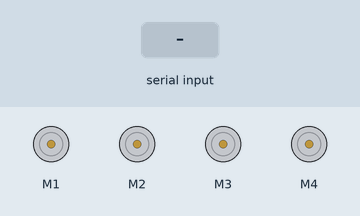
Recording of a sketch running on a simulated Arduino Uno, built with avr-gcc and run on an emulated ATmega328P. Shown: 4 × DC motor (green arrow = forward, orange = backward, longer = faster). The test bench sets the inputs (shaded band).

Above: at 1.2 s.
1.3 s: "F" received over Serial
At 1.9 s:
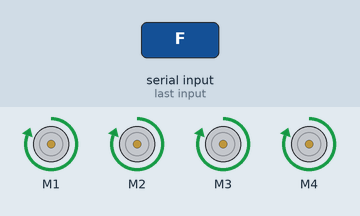
2.8 s: "B" received over Serial
At 4.0 s:
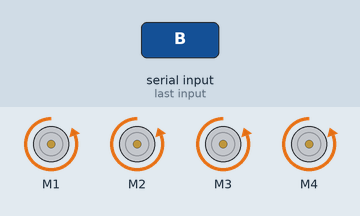
4.3 s: "L" received over Serial
At 5.3 s:
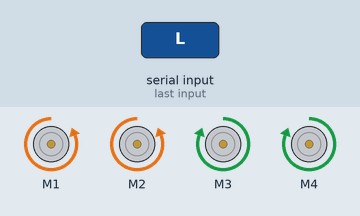
5.8 s: "R" received over Serial
At 6.5 s:
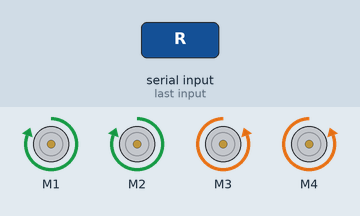
7.3 s: "1" received over Serial
At 7.6 s:
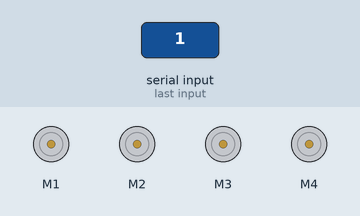
8.8 s: "F" received over Serial
At 10.0 s:
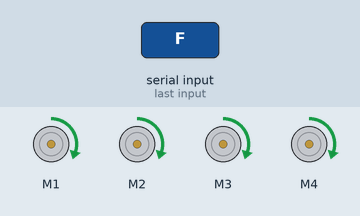
Timing chart, 0 to 11.3 s (numbered marks = the images above; inputs shaded):
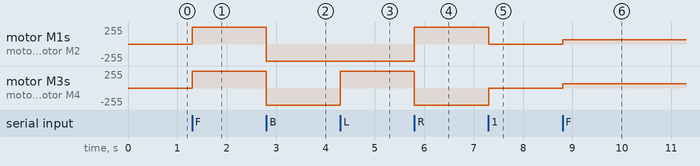

The sketch:

bluetooth_car.ino
```cpp
#include <AFMotor.h>

//initial motors pin
AF_DCMotor motor1(1);
AF_DCMotor motor2(2);
AF_DCMotor motor3(3);
AF_DCMotor motor4(4);

char command;
int speedCar = 255; // Initial car speed. Change ase per needed from 0 to speedCar.


void setup()
{
  Serial.begin(9600);  //Set the baud rate to your Bluetooth module.
}

void loop(){
  if(Serial.available() > 0){
    command = Serial.read();
    Stop(); //initialize with motors stoped
    //Change pin mode only if new command is different from previous.
    //Serial.println(command);
    switch(command){
      case 'F':forward();break;
      case 'B':back();break;
      case 'L':left();break;
      case 'R':right();break;
      case '1':speedCar = 61;break;
      case '2':speedCar = 102;break;
      case '3':speedCar = 153;break;
      case '4':speedCar = 204;break;
      case '5':speedCar = 255;break;
    }
  }
}

void forward()
{
  motor1.setSpeed(speedCar); //Define maximum velocity
  motor1.run(FORWARD); //rotate the motor clockwise
  motor2.setSpeed(speedCar); //Define maximum velocity
  motor2.run(FORWARD); //rotate the motor clockwise
  motor3.setSpeed(speedCar);//Define maximum velocity
  motor3.run(FORWARD); //rotate the motor clockwise
  motor4.setSpeed(speedCar);//Define maximum velocity
  motor4.run(FORWARD); //rotate the motor clockwise
}

void back()
{
  motor1.setSpeed(speedCar); //Define maximum velocity
  motor1.run(BACKWARD); //rotate the motor anti-clockwise
  motor2.setSpeed(speedCar); //Define maximum velocity
  motor2.run(BACKWARD); //rotate the motor anti-clockwise
  motor3.setSpeed(speedCar); //Define maximum velocity
  motor3.run(BACKWARD); //rotate the motor anti-clockwise
  motor4.setSpeed(speedCar); //Define maximum velocity
  motor4.run(BACKWARD); //rotate the motor anti-clockwise
}

void left()
{
  motor1.setSpeed(speedCar); //Define maximum velocity
  motor1.run(BACKWARD); //rotate the motor anti-clockwise
  motor2.setSpeed(speedCar); //Define maximum velocity
  motor2.run(BACKWARD); //rotate the motor anti-clockwise
  motor3.setSpeed(speedCar); //Define maximum velocity
  motor3.run(FORWARD);  //rotate the motor clockwise
  motor4.setSpeed(speedCar); //Define maximum velocity
  motor4.run(FORWARD);  //rotate the motor clockwise
}

void right()
{
  motor1.setSpeed(speedCar); //Define maximum velocity
  motor1.run(FORWARD); //rotate the motor clockwise
  motor2.setSpeed(speedCar); //Define maximum velocity
  motor2.run(FORWARD); //rotate the motor clockwise
  motor3.setSpeed(speedCar); //Define maximum velocity
  motor3.run(BACKWARD); //rotate the motor anti-clockwise
  motor4.setSpeed(speedCar); //Define maximum velocity
  motor4.run(BACKWARD); //rotate the motor anti-clockwise
}

void Stop()
{
  motor1.setSpeed(0); //Define minimum velocity
  motor1.run(RELEASE); //stop the motor when release the button
  motor2.setSpeed(0); //Define minimum velocity
  motor2.run(RELEASE); //rotate the motor clockwise
  motor3.setSpeed(0); //Define minimum velocity
  motor3.run(RELEASE); //stop the motor when release the button
  motor4.setSpeed(0); //Define minimum velocity
  motor4.run(RELEASE); //stop the motor when release the button
}
```

Measured:
- after the input at 1.3 s, motor M1–4: stopped → forward 255/255 at once
- after the input at 2.8 s, motor M1–4: forward 255/255 → backward 255/255 at once
- after the input at 4.3 s, motor M3, motor M4: backward 255/255 → forward 255/255 at once
- after the input at 5.8 s, motor M1, motor M2: backward 255/255 → forward 255/255 at once; motor M3, motor M4: forward 255/255 → backward 255/255 at once
- after the input at 7.3 s, motor M1, motor M2: forward 255/255 → stopped at once; motor M3, motor M4: backward 255/255 → stopped at once
- after the input at 8.8 s, motor M1–4: stopped → forward 61/255 at once
